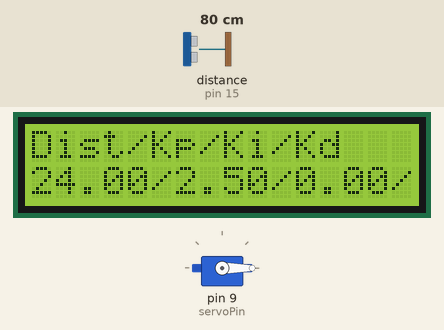
Recording of a sketch running on a simulated Arduino Nano, built with avr-gcc and run on an emulated ATmega328P. On the bench: 16×2 character LCD, servo. Wiring (inferred from the names in the program): ultrasonic range finder: trigger pin 14; echo pin 15. Inputs (shaded band) come from the test bench; at power-on: distance to the obstacle (sensor on pin 15) 80 cm. The echo pulse lasts 58.3 µs per cm; what the sketch prints to the serial monitor is not drawn.

Above: at 1.2 s.
1.3 s: distance to the obstacle (sensor on pin 15) set to 2 cm
At 4.2 s:
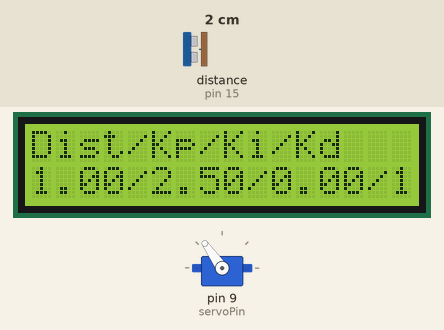
4.3 s: distance to the obstacle (sensor on pin 15) set to 4 cm
At 6.0 s:
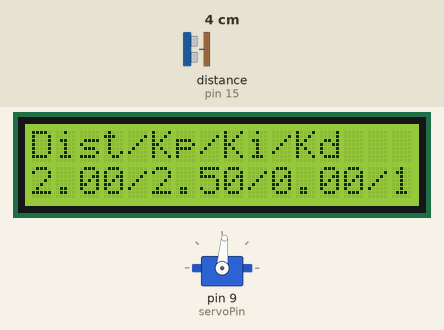
7.3 s: distance to the obstacle (sensor on pin 15) set to 299 cm
At 8.1 s:
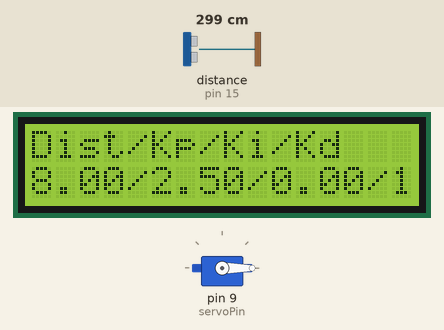
10.3 s: distance to the obstacle (sensor on pin 15) set to 9 cm
At 10.7 s:
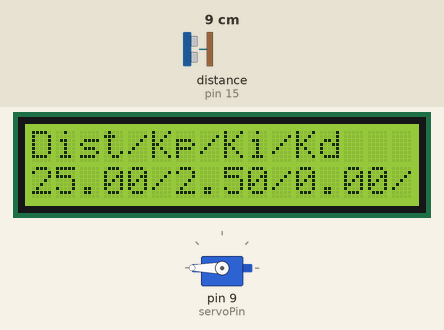
13.3 s: distance to the obstacle (sensor on pin 15) set to 18 cm
At 13.8 s:
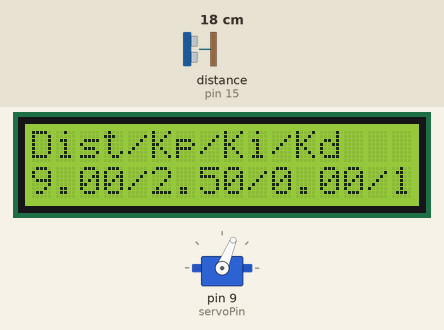
16.3 s: distance to the obstacle (sensor on pin 15) set to 12 cm
At 16.8 s:
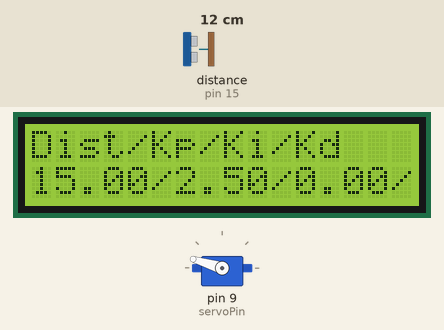
Timing chart, 0 to 19.4 s (numbered marks = the images above; inputs shaded):
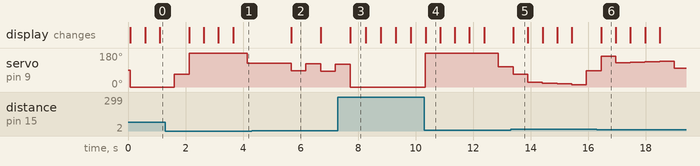

Measured:
- after the input at 1.3 s, servo on pin 9 (servoPin): 0° → 67° after 0.31 s, → 180° 0.51 s later, → 125° 2.0 s later; the display: first changes after 0.83 s (image 1 shows a later state)
- after the input at 4.3 s, servo on pin 9 (servoPin): 125° → 85° after 1.4 s, → 122° 0.51 s later, → 83° 0.51 s later, → 120° 0.51 s later; the display: changes after 1.4 s (image 2)
- after the input at 7.3 s, servo on pin 9 (servoPin): 120° → 0° after 0.43 s; the display: changes after 0.43 s (image 3)
- after the input at 10.3 s, servo on pin 9 (servoPin): 0° → 180° at once, → 107° 2.5 s later; the display: changes at once (image 4)
- after the input at 13.3 s, servo on pin 9 (servoPin): 107° → 68° after 0.09 s, → 26° 0.51 s later, → 21° 0.51 s later, → 16° 0.51 s later, … (6 changes in this stretch); the display: changes after 0.10 s (image 5)
- after the input at 16.3 s, the display: changes after 0.15 s (image 6)
- what the display in image 2 shows lasts 1.0 s, from 5.7 s to 6.7 s

The sketch:

ball_beam_servo.ino
```cpp
#include<Servo.h>
#include<PID_v1.h>
#include <LiquidCrystal.h>

// LCD constants
const int rs = 7, en = 6, d4 = 5, d5 = 4, d6 = 3, d7 = 2;
LiquidCrystal lcd(rs, en, d4, d5, d6, d7);

// Sensor Pins
const int trigPin = 14;
const int echoPin = 15;

// Moving Average
const int numSamples = 5;
int sampleIndex = 0;
int samples[numSamples];
double averageDist;

// Servo Pins
const int servoPin = 9;
Servo myServo;

// PID variables
const int KpPin = A4;
const int KiPin = A5;
const int KdPin = A6;
const int inputPin = A7;
const int stateToggle = 19;
float Kp = 2.5;
float Ki = 0.0;
float Kd = 1.1;
double setPoint, input, output, servoOutput;
PID myPid(&input, &output, &setPoint, Kp, Ki, Kd, DIRECT);

void lcdSetup() {
  lcd.begin(16, 2);
  lcd.setCursor(0, 0);
  lcd.print("Balance and Float!");
  lcd.setCursor(0, 0);
  lcd.print("                ");
}

void movingAvgSetup() {
  Serial.println("Averaging Setup");
  // initialize rolling window with zeros
  for (int i = 0; i < numSamples; i++) {
    samples[i] = 0;
  }
}

void sensorSetup() {
  Serial.println("Sensor Setup");
  pinMode(trigPin, OUTPUT);
  pinMode(echoPin, INPUT);
}

void servoSetup() {
  Serial.println("Servo Setup");
  myServo.attach(servoPin);
  myServo.write(90);       // Set beam horizontal
}

void pidSetup() {
  Serial.println("PID Setup");
  input = getDistance();
  myPid.SetMode(AUTOMATIC);
  myPid.SetSampleTime(30);   // Changes from default of 100ms to 30ms
  myPid.SetOutputLimits(-90, 90);  // servo limits
}

void setup() {
  Serial.begin(9600);

  lcdSetup();
  // movingAvgSetup();
  sensorSetup();
  servoSetup();
  pidSetup();
}

void loop() {
  setPoint = 15;
  input = getDistance();

  myPid.Compute();
  servoOutput = 90 + output; // horizontal + (-output)
  myServo.write(servoOutput);

  lcdPrint();
  serialPrint();
  delay(500);
}

float getDistance() {
  digitalWrite(trigPin, LOW);
  delayMicroseconds(2);
  digitalWrite(trigPin, HIGH);
  delayMicroseconds(5);
  digitalWrite(trigPin, LOW);

  long duration = pulseIn(echoPin, HIGH);
  long distance = duration / (29*2);
  if(distance > 30) {                 // 30 cm is the maximum position for the ball
    distance = 30;
  }

  samples[sampleIndex] = distance;
  sampleIndex = (sampleIndex + 1) % numSamples;
  int sum = 0;
  for (int i = 0; i < numSamples; i++) {
    sum += samples[i];
  }
  averageDist = sum / numSamples;
  return averageDist;
}

void lcdPrint() {
  lcd.setCursor(0, 0);
  lcd.print("Dist/Kp/Ki/Kd ");
  lcd.setCursor(0, 1);
  lcd.print(input);
  lcd.print("/");
  lcd.print(Kp);
  lcd.print("/");
  lcd.print(Ki);
  lcd.print("/");
  lcd.print(Kd);
}

void serialPrint() {
  Serial.print(millis() / 1000);
  Serial.print(", ");
  Serial.print(input);
  Serial.print(", ");
  Serial.print(output);
  Serial.print(", ");
  Serial.println(servoOutput);
}
```
